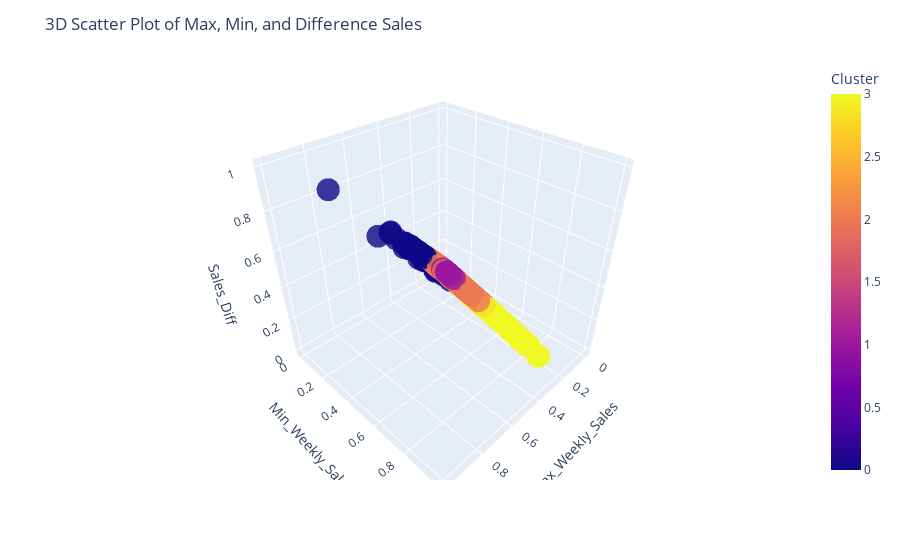

Here is the notebook cell this chart was saved with:
### Code cell
import plotly.express as px

# Make sure your DataFrame has the 'Sales_Diff' and 'Cluster' columns
fig = px.scatter_3d(
    max_min_sales_df,
    x='Max_Weekly_Sales',
    y='Min_Weekly_Sales',
    z='Sales_Diff',
    color='Cluster',  # colors points by cluster
    size_max=10,      # size of points
    opacity=0.8
)

fig.update_layout(
    title='3D Scatter Plot of Max, Min, and Difference Sales',
    scene=dict(
        xaxis_title='Max_Weekly_Sales',
        yaxis_title='Min_Weekly_Sales',
        zaxis_title='Sales_Diff'
    )
)

fig.show()

### Figure 1 — Plotly figure (JSON) as saved in the notebook; plotly's stock layout.template omitted (floating-point values rounded to 4 significant figures; data arrays with more than 128 entries replaced by an {"elided": "..."} marker saying what was removed)
{"data": [{"hovertemplate": "Max_Weekly_Sales=%{x}<br>Min_Weekly_Sales=%{y}<br>Sales_Diff=%{z}<br>Cluster=%{marker.color}<extra></extra>", "legendgroup": "", "marker": {"color": {"elided": "3312 int values"}, "coloraxis": "coloraxis", "opacity": 0.8, "symbol": "circle"}, "mode": "markers", "name": "", "scene": "scene", "showlegend": false, "type": "scatter3d", "x": {"elided": "3312 float values"}, "y": {"elided": "3312 float values"}, "z": {"elided": "3312 float values"}}], "layout": {"coloraxis": {"colorbar": {"title": {"text": "Cluster"}}, "colorscale": [[0, "#0d0887"], [0.1111, "#46039f"], [0.2222, "#7201a8"], [0.3333, "#9c179e"], [0.4444, "#bd3786"], [0.5556, "#d8576b"], [0.6667, "#ed7953"], [0.7778, "#fb9f3a"], [0.8889, "#fdca26"], [1, "#f0f921"]]}, "legend": {"tracegroupgap": 0}, "margin": {"t": 60}, "scene": {"domain": {"x": [0, 1], "y": [0, 1]}, "xaxis": {"title": {"text": "Max_Weekly_Sales"}}, "yaxis": {"title": {"text": "Min_Weekly_Sales"}}, "zaxis": {"title": {"text": "Sales_Diff"}}}, "title": {"text": "3D Scatter Plot of Max, Min, and Difference Sales"}}}
